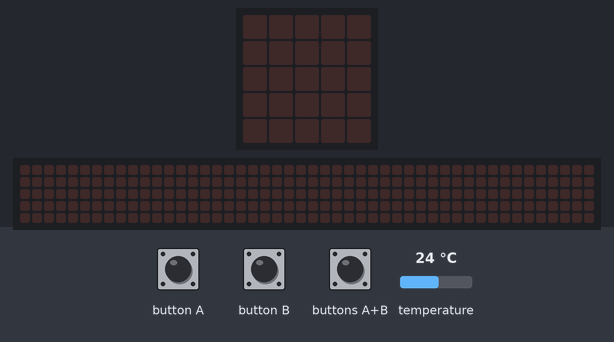
Bench run of a program on a simulated BBC micro:bit (MakeCode). Shown: the board's 5×5 LED display, a strip that is not on the board, showing the scrolling text unrolled. The inputs (shaded band) are chosen by the test bench; at power-on: temperature 24 °C. The 48×5 strip is a reading aid, not a part: it shows the text the display is scrolling, unrolled, one strip-width of it at a time.

Above: at 1.2 s.
1.3 s: buttons A+B pressed for 0.15 s
At 3.8 s:
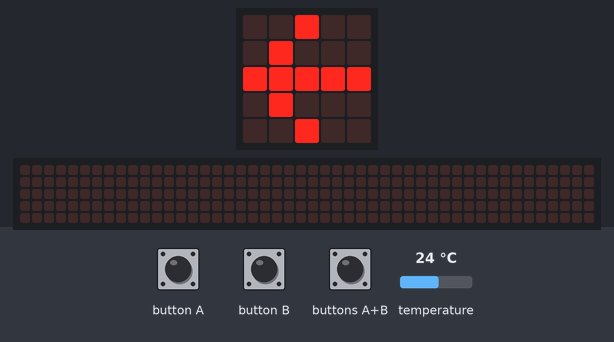
4.4 s: button B pressed for 0.15 s
At 7.1 s:
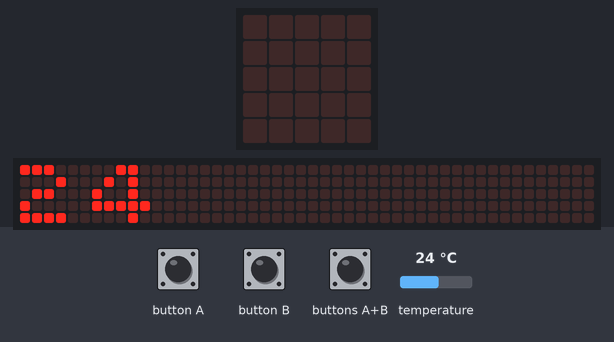
7.4 s: button A pressed for 0.15 s
At 9.2 s:
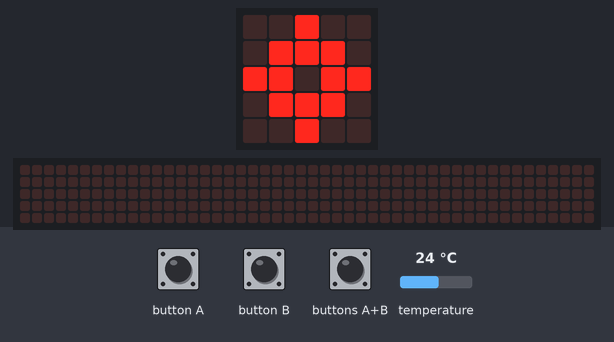
9.8 s: buttons A+B pressed for 1 s
At 11.1 s:
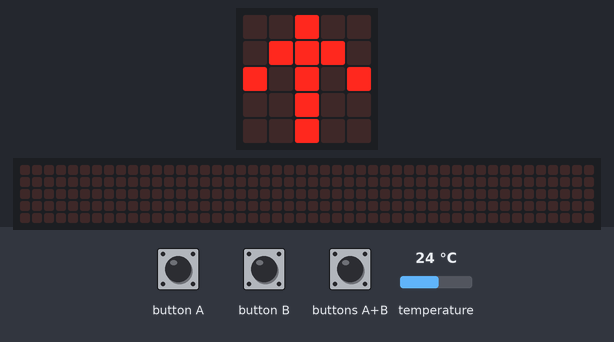
Timing chart, 0 to 12.8 s (numbered marks = the images above; inputs shaded):
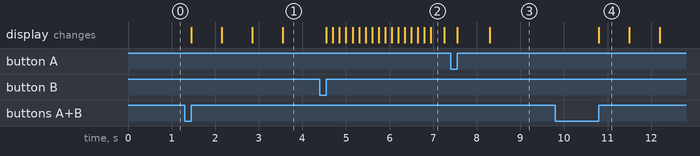

Measured:
- after the input at 1.3 s, the display: first changes after 0.15 s (image 1 shows a later state)
- after the input at 4.4 s, the display: first changes after 0.15 s (image 2 shows a later state)
- after the input at 7.4 s, the display: first changes after 0.15 s (image 3 shows a later state)
- after the input at 9.8 s, the display: changes after 1.0 s (image 4)
- what the display in image 4 shows lasts 0.7 s, from 10.8 s to 11.5 s

The program:

main.ts
```typescript
input.onButtonPressed(Button.A, function () {
    basic.showNumber(0)
    basic.showIcon(IconNames.Target)
})
input.onButtonPressed(Button.AB, function () {
    basic.showArrow(ArrowNames.North)
    basic.pause(100)
    basic.showArrow(ArrowNames.East)
    basic.pause(100)
    basic.showArrow(ArrowNames.South)
    basic.pause(100)
    basic.showArrow(ArrowNames.West)
    basic.pause(100)
})
input.onButtonPressed(Button.B, function () {
    basic.showNumber(input.temperature())
})
```

test.ts
```typescript
// aquí va el archivo "tests"; esto no se compilará cuando este paquete se utilice como una extensión.
```
